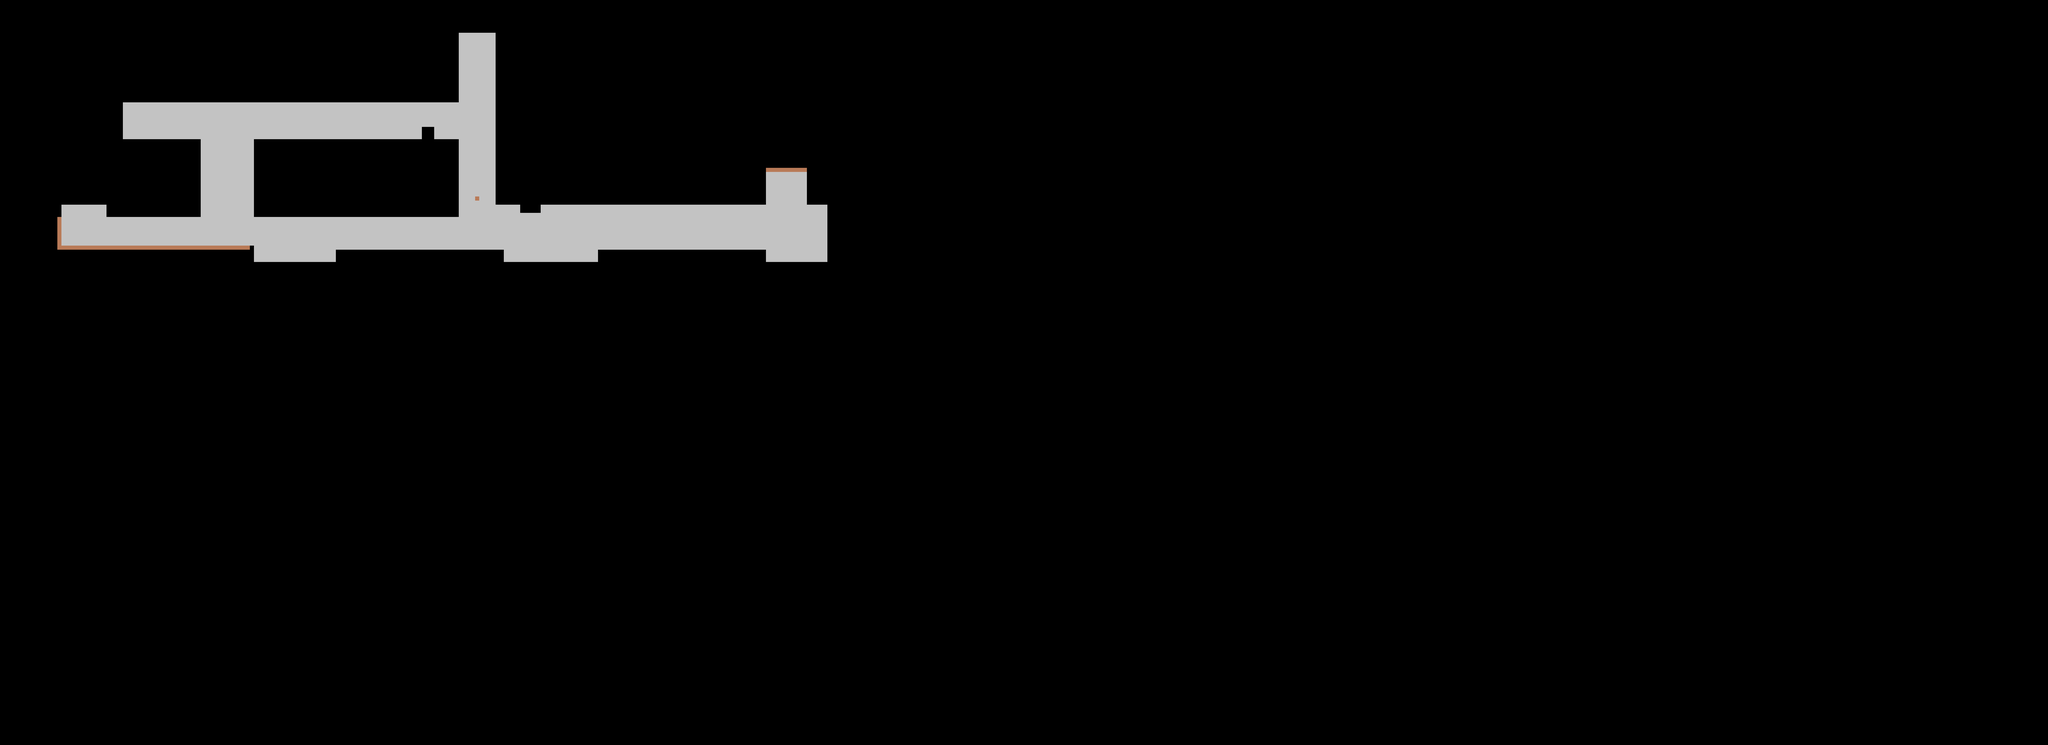

A level layout from a 2D game, rendered from its tile map. Below: a short description, then the map file with tile-grid data replaced by summaries:
An orthogonal 500x182 tile map with 20x20 px tiles, 3 tile layers (FloorLayer, WallLayer, StartPositionForVehicle).

<map version="1.2" tiledversion="1.2.1" orientation="orthogonal" renderorder="right-down" width="500" height="182" tilewidth="20" tileheight="20" infinite="0" nextlayerid="8" nextobjectid="1">
 <tileset firstgid="1" name="FourColorsTileSet" tilewidth="20" tileheight="20" tilecount="4" columns="2">
  <image source="FourColorsTileSet.png" width="40" height="40" />
 </tileset>
 <layer id="5" name="FloorLayer" width="500" height="182">
  <data>[91000 cells, 3350 non-empty, 1 distinct tile ids]</data>
 </layer>
 <layer id="6" name="WallLayer" width="500" height="182">
  <data>[91000 cells, 706 non-empty, 2 distinct tile ids]</data>
 </layer>
 <layer id="7" name="StartPositionForVehicle" width="500" height="182">
  <data>[91000 cells, 1 non-empty, 1 distinct tile ids]</data>
 </layer>
</map>
